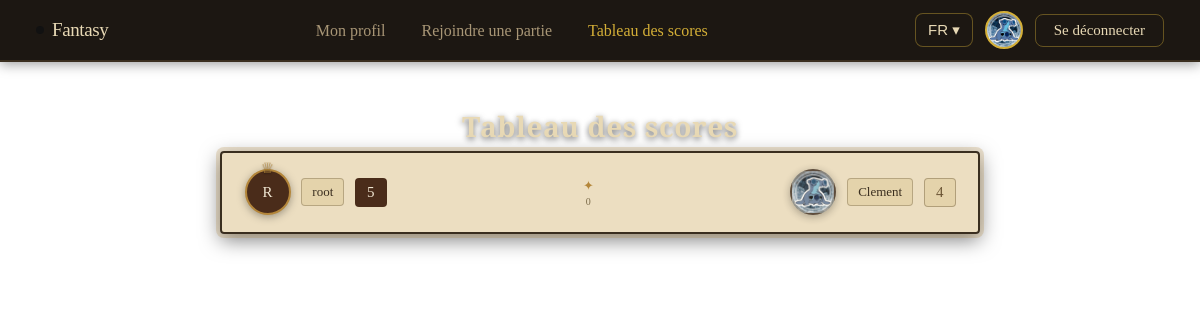
Page /scoreboard (signed in) on the committed database.
### tables this page shows
CREATE TABLE users (
id INTEGER PRIMARY KEY AUTOINCREMENT,
username TEXT NOT NULL,
email TEXT NOT NULL,
hash TEXT NOT NULL
, avatar TEXT DEFAULT '');

CREATE TABLE scoreboard (
id INTEGER PRIMARY KEY AUTOINCREMENT,
winner_id INTEGER NOT NULL,
winner_score INTEGER NOT NULL,
loser_id INTEGER NOT NULL,
loser_score INTEGER NOT NULL,
timestamp DATE TIME DEFAULT CURRENT_TIMESTAMP,
is_even INTEGER DEFAULT 0,
FOREIGN KEY (winner_id) REFERENCES users(id),
FOREIGN KEY (loser_id) REFERENCES users(id)
);

### app.py (the view)
@app.route("/scoreboard", methods=["GET"])
@login_required
def scoreboard():
	r = db.execute("SELECT winner_score, w.username AS winner_username, w.avatar AS winner_avatar, loser_score, l.username AS loser_username, l.avatar AS loser_avatar, timestamp, is_even FROM scoreboard JOIN users AS w ON  scoreboard.winner_id = w.id JOIN users AS l ON scoreboard.loser_id = l.id;").fetchall()
	scores = []
	for q in r :
		score = dict()
		score["winner_score"] = q[0]
		score["winner_username"] = q[1]
		score["winner_avatar"] = q[2]
		score["loser_score"] = q[3]
		score["loser_username"] = q[4]
		score["loser_avatar"] = q[5]
		score["is_even"] = q[6] == 1
		score["timestamp"] = q[7]
		scores.append(score)
	return render_template("scoreboard.html", scores=scores)

### app.py (called while the page is built)
def login_required(f):
    @wraps(f)
    def decorated_function(*args, **kwargs):
        if session.get("user_id") is None:
            return redirect("/login")
        return f(*args, **kwargs)
    return decorated_function

@app.before_request
def set_language():
    g.lang = session.get('lang', 'fr')  # ← lit la session à chaque requête

def get_translations(lang):
    path = os.path.join(app.root_path, 'locales', lang, 'translation.json')
    with open(path, encoding='utf-8') as f:
        return json.load(f)

@app.context_processor
def inject_translations():
    lang = g.get('lang', 'fr') # Try to get the language, fr by default
    session["lang"] = lang
    return dict(t=get_translations(lang))

### templates/scoreboard.html (shortened to what this page needs)
{% extends "base.html" %}
{% block head %}
  <link rel="stylesheet" href="{{ url_for('static', filename='CSS/scoreboard.css')}}">
{% endblock %}
{% block content %}
<main class="scoreboard-page">
  <div class="scoreboard-wrap">
    <h2 class="scoreboard-title">{{ t.scoreboard.title }}</h2>
    <div class="score-list">
      {% for s in scores %}
      <div class="score-row {% if s.is_even %}is-even{% endif %}">
        <div class="side side-winner {% if s.is_even %}neutral{% endif %}">
          <div class="score-avatar" {% if s.winner_avatar %}style="background-image: url('{{ url_for('static', filename='Assets/avatars/' + s.winner_avatar) }}');"{% endif %}>
            {% if not s.winner_avatar %}
              <span class="score-avatar-initial">{{ (s.winner_username or '?')[0] | upper }}</span>
            {% endif %}
            {% if not s.is_even %}<span class="crown">&#9813;</span>{% endif %}
          </div>
          <span class="score-name">{{ s.winner_username }}</span>
          <span class="score-value win-value">{{ s.winner_score }}</span>
        </div>
        <div class="score-middle">
          <span class="score-divider">&#10022;</span>
          <span class="score-date">{{ s.timestamp }}</span>
        </div>
        <div class="side side-loser {% if s.is_even %}neutral{% endif %}">
          <span class="score-value lose-value">{{ s.loser_score }}</span>
          <span class="score-name">{{ s.loser_username }}</span>
          <div class="score-avatar dim" {% if s.loser_avatar %}style="background-image: url('{{ url_for('static', filename='Assets/avatars/' + s.loser_avatar) }}');"{% endif %}>
          </div>
        </div>
      </div>
      {% else %}
        <div class="score-empty">{{ t.scoreboard.empty | default("Aucune partie jouée pour le moment.") }}</div>
      {% endfor %}
    </div>
  </div>
</main>
{% endblock %}

### templates/base.html (shortened to what this page needs)
<!DOCTYPE html>
<html lang='en'>
	<head>
		{% block head %}
		{% endblock %}
		<link rel="stylesheet" href="{{ url_for('static', filename='CSS/style.css')}}">
	</head>
	<body>
		<header>
			<nav class="navbar">
			    <a href="/" class="nav-logo">
			      <span class="nav-logo-dot"></span>
			      Fantasy
			    </a>
			    <ul class="nav-links">
			    	{% if session["user_id"] %}
			    		<li><a href="/profile" class="nav-link {% if request.path == '/profile' %}active{% endif %}">{{ t.base.profile }}</a></li>
			    	{% endif %}
			      {% if session['room'] %}
			      	<li><a id="quit-btn" href="#" class="nav-link">{{ t.base.quit }}</a></li>
			      {% else %}
			      	<li><a href="/join" class="nav-link {% if request.path == '/join' %}active{% endif %}">{{ t.base.join }}</a></li>
			      	<li><a href="/scoreboard" class="nav-link {% if request.path == '/scoreboard' %}active{% endif %}">{{ t.base.scoreboard }}</a></li>
			      {% endif %}
			    </ul>
			    <div class="nav-right">
			    	<div class="lang-dropdown">
				        <button id="lang-btn" class="lang-btn">{{ session.get('lang', 'fr').upper() }} ▾</button>
				    </div>
			    	{% if session['user_id'] %}
			    		<div class="nav-avatar" {% if session.get('avatar') %}style="background-image: url('{{ url_for('static', filename='Assets/avatars/' + session['avatar']) }}');"{% endif %}>
					    </div>
				    	<a href="/logout" class="nav-btn">{{ t.login.logout }}</a>
				    {% else %}
				    	<a href="/login" class="nav-btn">{{ t.login.login }}</a>
				    {% endif %}
			    </div>
			  </nav>
		</header>
		<content>
			{% block content %}
			{% endblock %}
		</content>
	</body>
</html>

### static/CSS/scoreboard.css (style rules this page uses)
.scoreboard-page { box-sizing: border-box; display: flex; flex-direction: column; align-items: center; min-height: calc(100vh - 60px); padding: 2.5rem 1.5rem; font-family: var(--font-body); background-size: cover; background-position: center; background-repeat: no-repeat; }
.scoreboard-wrap { width: 100%; max-width: 760px; display: flex; flex-direction: column; align-items: center; }
.scoreboard-title { font-family: var(--font-title); font-size: 28px; font-weight: 700; color: #e8d9b5; text-shadow: 0 2px 6px rgba(0, 0, 0, 0.6); margin: 0 0 0.35rem; letter-spacing: 0.02em; }
.score-list { width: 100%; display: flex; flex-direction: column; gap: 1rem; }
.score-row { display: flex; align-items: center; justify-content: space-between; gap: 0.75rem; padding: 0.9rem 1.25rem; box-sizing: border-box; border: 2px solid #3a2e1f; background: rgba(235, 220, 190, 0.94); border-radius: 4px; box-shadow: 0 0 0 4px rgba(180, 140, 70, 0.25), 0 6px 20px rgba(0, 0, 0, 0.5); }
.side { display: flex; align-items: center; gap: 0.6rem; min-width: 0; }
.side-loser { flex-direction: row-reverse; }
.score-avatar { position: relative; flex-shrink: 0; width: 42px; height: 42px; border-radius: 50%; border: 2px solid #b4863a; box-shadow: 0 2px 8px rgba(0, 0, 0, 0.35); background-color: #4a2c1a; background-size: cover; background-position: center; background-repeat: no-repeat; display: flex; align-items: center; justify-content: center; }
.score-avatar.dim { border-color: rgba(80, 60, 30, 0.4); filter: grayscale(35%); opacity: 0.85; }
.score-avatar-initial { font-family: var(--font-title); font-size: 15px; color: #f0e6d2; line-height: 1; user-select: none; }
.crown { position: absolute; top: -12px; left: 50%; transform: translateX(-50%); font-size: 15px; color: #b4863a; text-shadow: 0 1px 2px rgba(0, 0, 0, 0.5); }
.score-name { flex-shrink: 1; min-width: 0; overflow: hidden; text-overflow: ellipsis; white-space: nowrap; font-size: 13px; font-weight: 500; color: #3a2e1f; padding: 5px 10px; border-radius: 4px; border: 1px solid rgba(80, 60, 30, 0.3); background: #e4d3ab; }
.score-value { flex-shrink: 0; font-family: var(--font-title); font-size: 15px; line-height: 1; padding: 6px 11px; border-radius: 4px; border: 1px solid rgba(80, 60, 30, 0.35); }
.win-value { background: #4a2c1a; color: #f0e6d2; border-color: rgba(74, 44, 26, 0.6); }
.lose-value { background: #e4d3ab; color: #6b5535; }
.score-middle { flex-shrink: 0; display: flex; flex-direction: column; align-items: center; gap: 2px; padding: 0 0.5rem; }
.score-divider { color: #b4863a; font-size: 13px; }
.score-date { font-size: 10px; color: #7a6a48; white-space: nowrap; letter-spacing: 0.02em; }

### static/CSS/style.css (style rules this page uses)
:root { --font-title: 'Cinzel Decorative', serif; --font-body: 'EB Garamond', serif; }
html, body { margin: 0; padding: 0; font-size: 18px; }
.navbar { display: flex; align-items: center; justify-content: space-between; padding: 0 2rem; height: 60px; background: #1c1712; border-bottom: 2px solid #3a2e1f; box-shadow: 0 2px 12px rgba(0, 0, 0, 0.4); font-family: var(--font-body); }
.nav-logo { font-family: var(--font-title); display: flex; align-items: center; gap: 8px; font-size: 19px; font-weight: 500; color: #e8d9b5; text-decoration: none; letter-spacing: -0.02em; }
.nav-logo-dot { width: 8px; height: 8px; border-radius: 50%; background: #111; display: inline-block; }
.nav-links { display: flex; align-items: center; gap: 2rem; list-style: none; margin: 0; padding: 0; }
.nav-link { font-size: 16px; font-weight: 400; color: #a89676; text-decoration: none; transition: color 0.15s ease; }
.nav-link:hover, .nav-link.active { color: #d4af37; }
.nav-link.active { font-weight: 500; }
.nav-btn { font-size: 15px; font-weight: 500; padding: 7px 18px; border-radius: 8px; background: transparent; border: 1px solid rgba(212, 175, 55, 0.4); color: #e8d9b5; text-decoration: none; cursor: pointer; transition: background 0.15s ease; }
.lang-dropdown { position: relative; }
.lang-btn { font-size: 15px; font-weight: 500; padding: 7px 12px; border-radius: 8px; border: 1px solid rgba(212, 175, 55, 0.4); background: #1c1712; color: #e8d9b5; cursor: pointer; }
.nav-right { display: flex; align-items: center; gap: 12px; }
.nav-avatar { width: 34px; height: 34px; border-radius: 50%; border: 2px solid #d4af37; background-color: #3a2e1f; background-size: cover; background-position: center; background-repeat: no-repeat; display: flex; align-items: center; justify-content: center; flex-shrink: 0; }

### rows in the picture
scoreboard: winner_username "root", winner_score "5", timestamp "0", loser_score "4", loser_username "Clement", avatar (picture)
users: username "R"

### other values in the picture
{{ t.base.profile }} "Mon profil"
{{ t.base.join }} "Rejoindre une partie"
{{ t.base.scoreboard }} "Tableau des scores"
{{ session.get('lang', 'fr').upper() }} "FR"
{{ t.login.logout }} "Se déconnecter"
{{ t.scoreboard.title }} "Tableau des scores"
